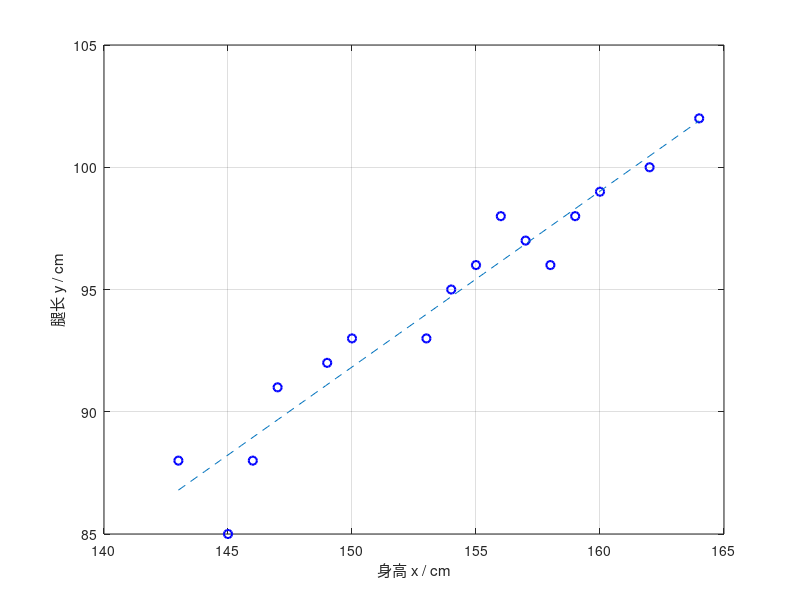

MATLAB code to generate this figure:
clc; clear;
% 数据：身高 x（cm），腿长 y（cm）
x = [143 145 146 147 149 150 153 154 155 156 157 158 159 160 162 164];
y = [ 88  85  88  91  92  93  93  95  96  98  97  96  98  99 100 102];
% 画图
figure;
plot(x, y, 'bo', 'MarkerSize',6, 'LineWidth',1.5);
grid on; % 打开背景的网格，看的更清楚
hold on;
p = polyfit(x, y, 1);
xfit = linspace(min(x), max(x), 100);
yfit = polyval(p, xfit);
plot(xfit, yfit, '--');
xlabel('身高 x / cm');
ylabel('腿长 y / cm');

